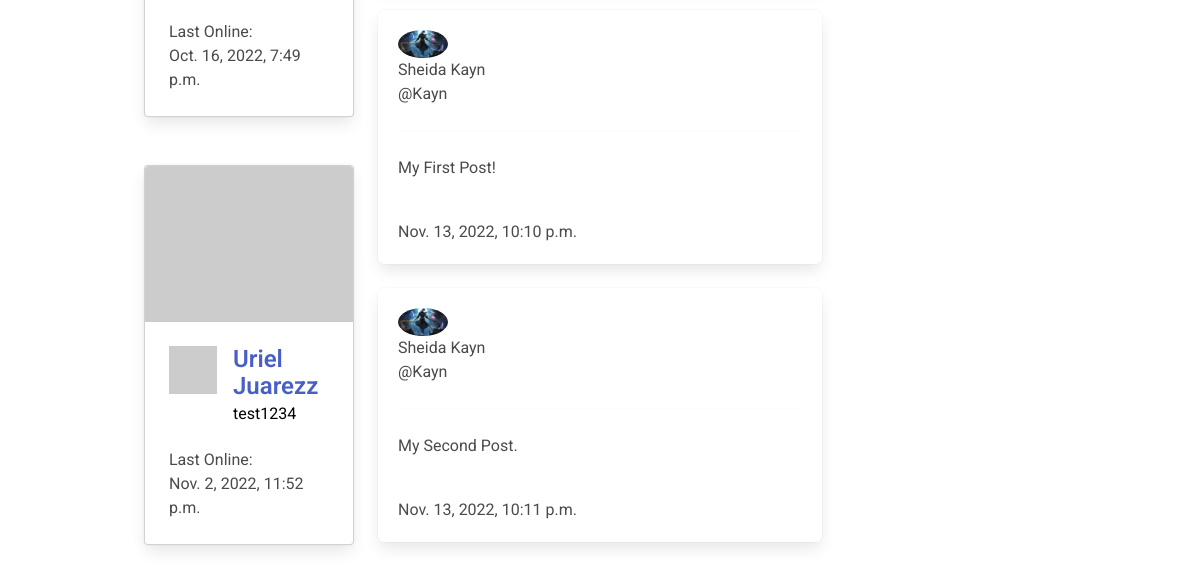
Page / (signed in, lower part) on the earlier database version.
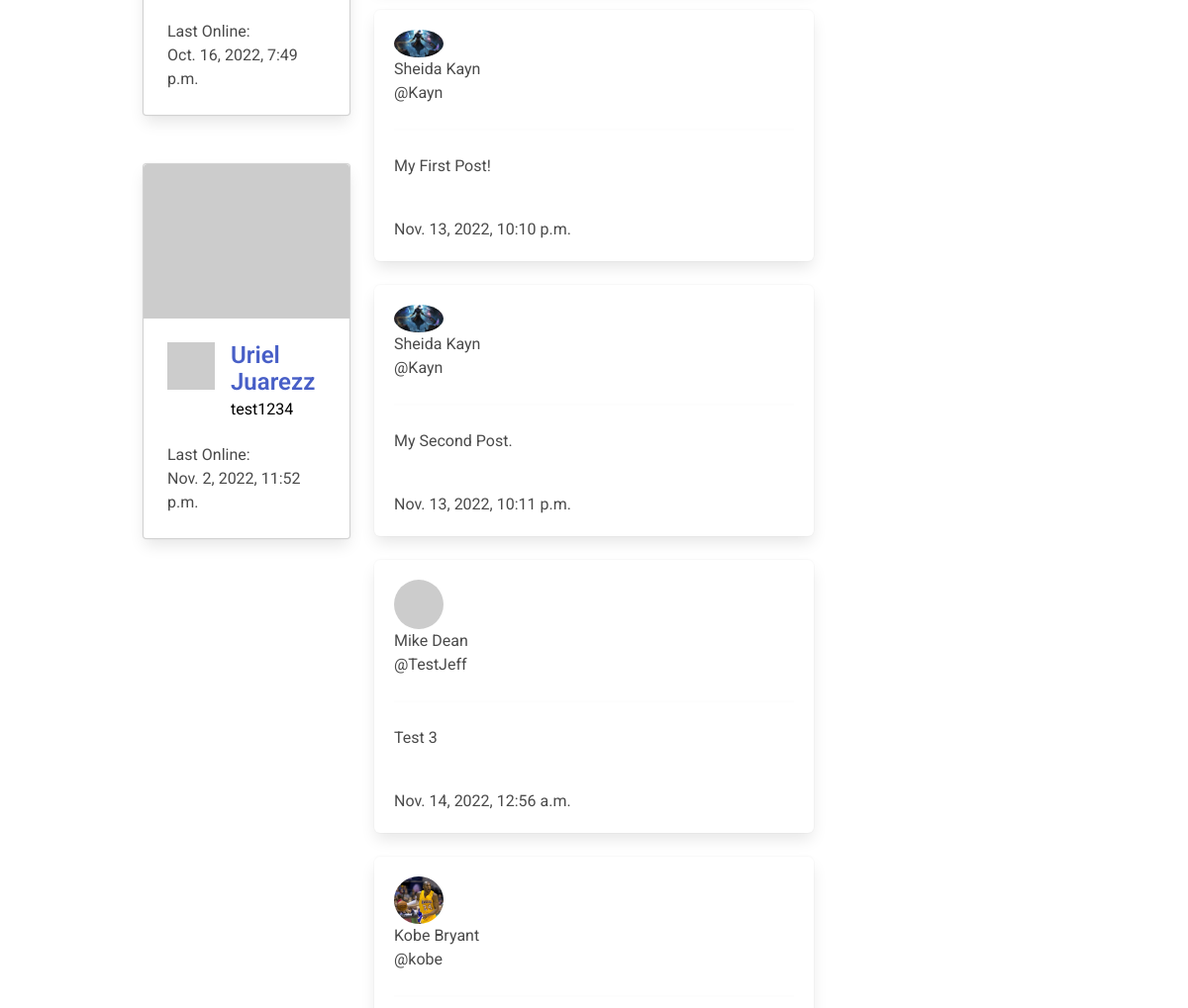
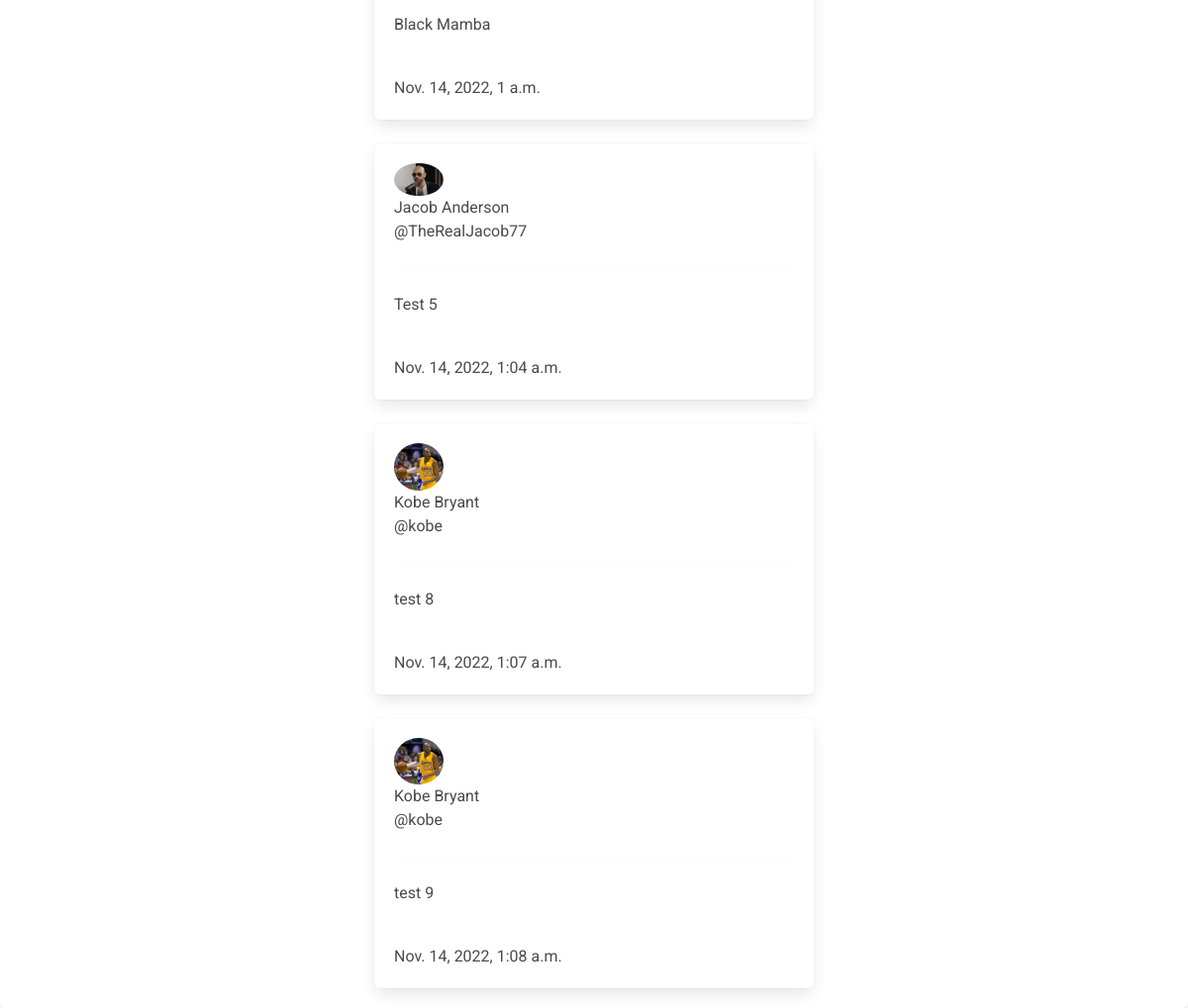
Same page on the later database version (2 pictures, top to bottom).
### api/models.py (models this page shows, shortened)
class CustomUser(auth.models.AbstractUser, auth.models.PermissionsMixin):
    user_type_choices = (
        (0, 'Scout'),
        (1, 'Athlete'),
    )
    height_foot_options = (
        (4, '4'),
        (5, '5'),
        (6, '6'),
        (7, '7'),
    )
    height_inch_options = (
        (0, '0'),
        (1, '1'),
        (2, '2'),
        (3, '3'),
        (4, '4'),
        (5, '5'),
        (6, '6'),
        (7, '7'),
        (8, '8'),
        (9, '9'),
        (10, '10'),
        (11, '11'),
        (12, '12'),
    )
    weight_lb = models.IntegerField(default=140, blank=True)
    height_ft = models.IntegerField(choices=height_foot_options, default=5, blank=True)
    height_in = models.IntegerField(choices=height_inch_options, default=6, blank=True)
    school = models.CharField(max_length=128, blank=True)
    profile_pic = models.ImageField(null=True, blank=True)
    bio = models.TextField(null=True, blank=True, default="No biography")
    user_type = models.PositiveSmallIntegerField(null=True, choices=user_type_choices)
    def get_absolute_url(self):
        return reverse("api:user_detail_page", kwargs={"pk": self.pk})
    def __str__(self):
        return f"@{self.username}"

class Post(models.Model):
    author = models.ForeignKey(CustomUser, on_delete=models.CASCADE)
    text = models.TextField()
    create_date = models.DateTimeField(default=timezone.now)

### api/views.py (the view)
# urls.py: path('', views.home_page, name='home_page'),
def home_page(request):
    user_list = models.CustomUser.objects.all()
    posts = models.Post.objects.all()
    if request.method == 'POST':
        form = forms.PostForm(request.POST)
        if form.is_valid():
            form.instance.author = request.user
            form.save()
    else:
        form = forms.PostForm()
    context = {'user_list': user_list, 'posts':posts, 'form':form}
    return render(request, 'index.html', context)

### templates/index.html (shortened to what the changed rows need)
{% extends 'base.html' %}
{% load bootstrap5 %}
{% load static %}
{% block bodyblock %}
<link rel="stylesheet" href="{% static 'css/index.css' %}">
{% if user.is_authenticated %}
<div class="container">
    <div id="main-feed" class="container">
        <div id="activity-feed">
            <div class="columns">
                <div class="column is-3" id="left-side-bar">
                    {% if user.user_type == 0 %}
                    {% comment %} Show Athletes if scout {% endcomment %}
                    {% for athlete in user_list %}
                    {% if athlete.user_type == 1 %}
                    <div class="card">
                        <div class="card-image">
                            <figure class="image is-4by3">
                                {% if athlete.profile_pic %}
                                <img class="profile-pic" src="{{ athlete.profile_pic.url }}" {% else %} <img
                                    class="profile-pic" src='https://via.placeholder.com/250'>
                                {% endif %}
                            </figure>
                        </div>
                        <div class="card-content">
                            <div class="media">
                                <div class="media-left">
                                    <figure class="image is-48x48">
                                        {% if athlete.profile_pic %}
                                        <img class="profile-pic" src="{{ athlete.profile_pic.url }}" {% else %} <img
                                            class="profile-pic" src='https://via.placeholder.com/250'>
                                        {% endif %}
                                    </figure>
                                </div>
                                <div class="media-content">
                                    <p class="title is-4" style="color: black;"><a
                                            href="user/{{athlete.pk}}/">{{athlete.first_name }}
                                            {{athlete.last_name}}</a></p>
                                    <p class="subtitle is-6" style="color: black;">{{ athlete.username }}</p>
                                </div>
                            </div>
                            <div class="content">
                                Last Online:
                                <br>
                                <time datetime="2016-1-1">{{ athlete.last_login }}</time>
                            </div>
                        </div>
                    </div>
                    <br></br>
                    {% endif %}
                    {% empty %}
                    <p>No athletes found</p>
                    {% endfor %}
                    {% elif user.user_type == 1 %}
                    {% for scout in user_list %}
                    {% if scout.user_type == 0 %}
                    <div class="card">
                        <div class="card-image">
                            <figure class="image is-4by3">
                                {% if scout.profile_pic %}
                                <img class="profile-pic" src="{{ scout.profile_pic.url }}" {% else %} <img
                                    class="profile-pic" src='https://via.placeholder.com/250'>
                                {% endif %}
                            </figure>
                        </div>
                        <div class="card-content">
                            <div class="media">
                                <div class="media-left">
                                    <figure class="image is-48x48">
                                        {% if scout.profile_pic %}
                                        <img class="profile-pic" src="{{ scout.profile_pic.url }}" {% else %} <img
                                            class="profile-pic" src='https://via.placeholder.com/250'>
                                        {% endif %}
                                    </figure>
                                </div>
                                <div class="media-content">
                                    <p class="title is-4" style="color: black;"><a
                                            href="user/{{scout.pk}}/">{{scout.first_name }} {{scout.last_name }}</a></p>
                                    <p class="subtitle is-6" style="color: black;">{{ scout.username }}</p>
                                </div>
                            </div>
                            <div class="content">
                                Last Online:
                                <br>
                                <time datetime="2016-1-1">{{ scout.last_login }}</time>
                            </div>
                        </div>
                    </div>
                    <br></br>
                    {%endif%}
                    {% empty %}
                    <p>No scouts found</p>
                    {% endfor %}
                    {% endif %}
                    <br>
                </div>
                    <br>
                    {% for post in posts %}
                    <div class="box message-preview">
                        <div class="top">
                            {% if post.author.profile_pic %}
                            <div class="avatar"><img src="{{ post.author.profile_pic.url }}"
                                    style="max-width: 50px; border-radius: 50%;">
                                </div>
                            {% else %}
                            <div class="avatar"><img src='https://via.placeholder.com/250'
                                style="max-width: 50px; border-radius: 50%;">
                            </div>
                            {% endif %}
                            <div class="address">
                                <div>{{post.author.first_name}} {{post.author.last_name}}</div>
                                <div>{{post.author}}</div>
                            </div>
                            <hr>
                            <div class="content">
                                <p>{{post.text}}</p><br>
                                <p>{{post.create_date}}</p>
                            </div>
                        </div>
                    </div>
                    {% endfor %}
                </div>
            </div>
        </div>
    </div>
    {% endif %}
</div>
{% endblock bodyblock %}

Differences in the rows shown:
added Post: author.first_name "Mike", author.last_name "Dean", author "@TestJeff", text "Test 3", create_date "Nov. 14, 2022, 12:56 a.m."
added Post: author.profile_pic (picture), author.first_name "Kobe", author.last_name "Bryant", author "@kobe", text "Black Mamba", create_date "Nov. 14, 2022, 1 a.m."
added Post: author.profile_pic (picture), author.first_name "Jacob", author.last_name "Anderson", author "@TheRealJacob77", text "Test 5", create_date "Nov. 14, 2022, 1:04 a.m."
added Post: author.profile_pic (picture), author.first_name "Kobe", author.last_name "Bryant", author "@kobe", text "test 8", create_date "Nov. 14, 2022, 1:07 a.m."
added Post: author.profile_pic (picture), author.first_name "Kobe", author.last_name "Bryant", author "@kobe", text "test 9", create_date "Nov. 14, 2022, 1:08 a.m."
